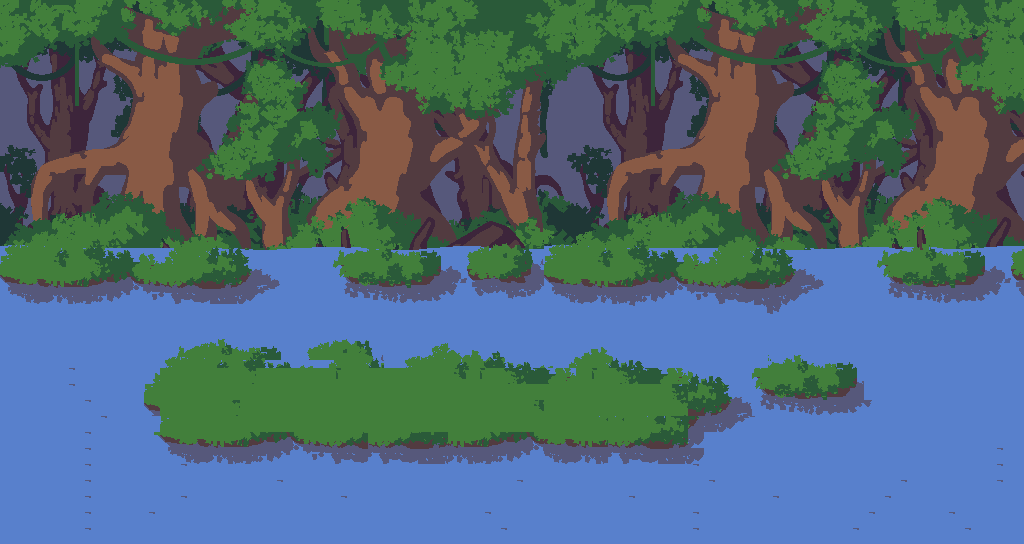

Tiled map render using the project's own tile images. Description and the map definition, with tile-layer contents summarised, below:
An orthogonal 64x34 tile map with 16x16 px tiles, 4 tile layers (Слой тайлов 1, Слой тайлов 2, swamp, Слой тайлов 4), 2 tilesets.

<map version="1.4" tiledversion="1.4.3" orientation="orthogonal" renderorder="right-down" width="64" height="34" tilewidth="16" tileheight="16" infinite="0" nextlayerid="5" nextobjectid="1">
 <tileset firstgid="1" source="swamp.tsx" />
 <tileset firstgid="721" source="waterSwamp.tsx" />
 <layer id="1" name="Слой тайлов 1" width="64" height="34">
  <data>[2176 cells, 1280 non-empty, 720 distinct tile ids]</data>
 </layer>
 <layer id="2" name="Слой тайлов 2" width="64" height="34">
  <data>[2176 cells, 712 non-empty, 232 distinct tile ids]</data>
 </layer>
 <layer id="3" name="swamp" width="64" height="34">
  <data>[2176 cells, 404 non-empty, 174 distinct tile ids]</data>
 </layer>
 <layer id="4" name="Слой тайлов 4" width="64" height="34">
  <data>[2176 cells, 566 non-empty, 112 distinct tile ids]</data>
 </layer>
</map>
